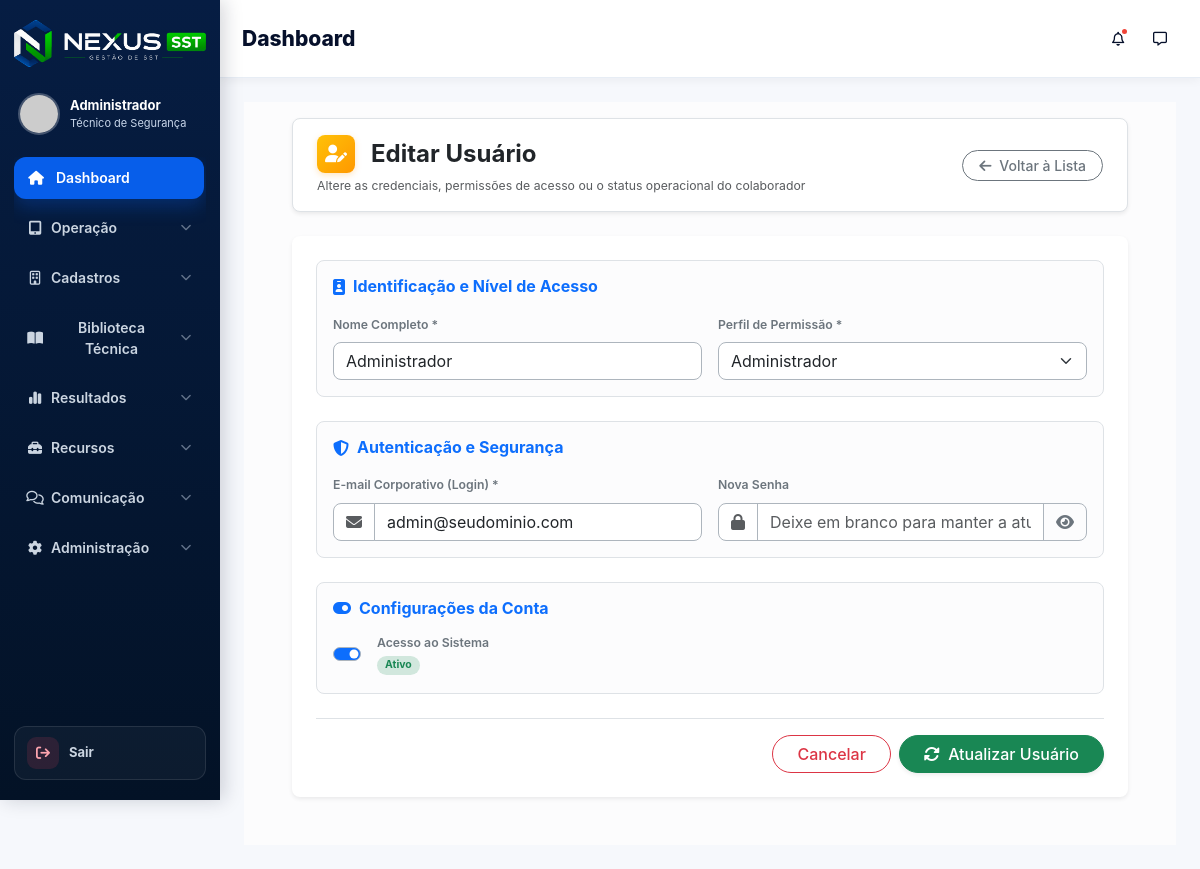
The page /nexus_sst/public/usuarios/editar/13 (signed in) on the database its author committed.
### tables this page shows
CREATE TABLE `usuarios` (
  `id` int NOT NULL AUTO_INCREMENT,
  `nome` varchar(150) NOT NULL,
  `email` varchar(150) NOT NULL,
  `senha` varchar(255) NOT NULL,
  `telefone` varchar(30) DEFAULT NULL,
  `tipo` enum('ADMIN','TECNICO','CLIENTE','VISUALIZADOR') DEFAULT 'TECNICO',
  `registro_profissional` varchar(100) DEFAULT NULL,
  `conselho` varchar(50) DEFAULT NULL,
  `uf` char(2) DEFAULT NULL,
  `assinatura` text,
  `ativo` tinyint(1) DEFAULT '1',
  `ultimo_login` datetime DEFAULT NULL,
  `criado_em` timestamp NULL DEFAULT CURRENT_TIMESTAMP,
  `ultimo_acesso` datetime DEFAULT NULL,
  PRIMARY KEY (`id`),
  UNIQUE KEY `email` (`email`)
);

### core/Controller.php (called while the page is built, shortened)
<?php
class Controller
{
    public function model($model)
    {
        $modelFile = dirname(__DIR__) . "/app/models/{$model}.php";
        return new $model();
    }
    public function view($view, $data = [])
    {
        extract($data);
        $viewPath = dirname(__DIR__) . "/app/views/{$view}.php";
        require_once $viewPath;
    }
}

### app/controllers/UsuariosController.php (called while the page is built, shortened)
<?php
class UsuariosController extends Controller
{
    private $usuarioModel;
    public function __construct()
    {
        $this->usuarioModel = $this->model('Usuario');
    }
    public function editar($id)
    {
        $usuario = $this->usuarioModel->buscarPorId((int)$id);
        $dados = [
            'titulo' => 'Editar Usuário',
            'usuario' => $usuario,
            'css' => 'usuarios.css'
        ];
        $this->view('usuarios/editar', $dados);
    }
}

### core/Router.php (called while the page is built, shortened)
<?php
class Router
{
    private array $routes = [];
    private function add(string $httpMethod, string $uri, string $controller, string $method): void
    {
        $uri = '/' . trim($uri, '/');
        $this->routes[$httpMethod][$uri] = [
            'controller' => $controller,
            'method' => $method
        ];
    }
    public function dispatch(): void
    {
        $httpMethod = strtoupper($_SERVER['REQUEST_METHOD'] ?? 'GET');
        $requestUri = $_SERVER['REQUEST_URI'] ?? '/';
        $requestPath = parse_url($requestUri, PHP_URL_PATH) ?: '/';
        $route = $this->normalizeRequestPath($requestPath);
        $routes = $this->routes[$httpMethod] ?? [];
        $match = $this->matchRoute($routes, $route);
        $methodName = $match['method'];
        $params = $match['params'];
        $controller = new $controllerName();
        $controller->$methodName(...$params);
    }
    private function normalizeRequestPath(string $requestPath): string
    {
        $route = '/' . ltrim($requestPath, '/');
        $basePaths = [];
        if (defined('BASE_URL')) {
            $configuredBasePath = parse_url((string) BASE_URL, PHP_URL_PATH);
            if (is_string($configuredBasePath) && $configuredBasePath !== '') {
                $basePaths[] = '/' . trim($configuredBasePath, '/');
            }
        }
        $basePaths = array_values(array_unique(array_filter($basePaths)));
        usort($basePaths, static fn(string $a, string $b): int => strlen($b) <=> strlen($a));
        foreach ($basePaths as $basePath) {
            if (str_starts_with($route, $basePath . '/')) {
                $route = substr($route, strlen($basePath));
                break;
            }
        }
        $route = '/' . trim($route, '/');
        return $route === '//' ? '/' : $route;
    }
    private function matchRoute(array $routes, string $route): ?array
    {
        foreach ($routes as $pattern => $action) {
            $regex = preg_replace('#\{[a-zA-Z0-9_]+\}#', '([a-zA-Z0-9_-]+)', $pattern);
            $regex = '#^' . $regex . '$#';
            if (preg_match($regex, $route, $matches)) {
                return [
                    'controller' => $action['controller'],
                    'method' => $action['method'],
                    'params' => array_slice($matches, 1)
                ];
            }
        }
        return null;
    }
}

### public/index.php (called while the page is built, shortened)
<?php
spl_autoload_register(function ($class) {
    $paths = [
        dirname(__DIR__) . '/core/',
        dirname(__DIR__) . '/app/controllers/',
        dirname(__DIR__) . '/app/models/',
        dirname(__DIR__) . '/app/services/',
        dirname(__DIR__) . '/app/helpers/',
        dirname(__DIR__) . '/app/traits/',
    ];
    foreach ($paths as $path) {
        $file = $path . $class . '.php';
        if (file_exists($file)) {
            return;
        }
    }
});
$router = new Router();
$router->dispatch();

### app/models/Usuario.php (called while the page is built, shortened)
<?php
class Usuario extends Database
{
    private PDO $db;
    public function __construct()
    {
        $this->db = $this->getConnection();
    }
    public function buscarPorId(int $id)
    {
        $sql = "SELECT *
                FROM usuarios
                WHERE id = :id
                LIMIT 1";
        $stmt = $this->db->prepare($sql);
        $stmt->bindValue(':id', $id, PDO::PARAM_INT);
        $stmt->execute();
        return $stmt->fetch(PDO::FETCH_ASSOC);
    }
}

### core/Database.php (called while the page is built)
<?php
class Database {
    protected $pdo;
    public function __construct() {
        $config = require __DIR__ . '/../config/database.php';
        $host     = $config['host'];
        $dbname   = $config['dbname'];
        $usuario  = $config['usuario'];
        $senha    = $config['senha'];
        $charset  = $config['charset'];
        $dsn = "mysql:host=$host;dbname=$dbname;charset=$charset";
        $opcoes = [
            PDO::ATTR_ERRMODE            => PDO::ERRMODE_EXCEPTION,
            PDO::ATTR_DEFAULT_FETCH_MODE => PDO::FETCH_ASSOC,
            PDO::ATTR_PERSISTENT         => true,
            PDO::ATTR_EMULATE_PREPARES   => false,
        ];
        try {
            $this->pdo = new PDO($dsn, $usuario, $senha, $opcoes);
        } catch (PDOException $e) {
            $this->erro = $e->getMessage();
            die("Erro de conexão com o banco de dados: " . $this->erro);
        }
    }
    public function getConnection() {
        return $this->pdo;
    }
}

### config/database.php (called while the page is built)
<?php
return [
    'host'     => 'localhost',
    'dbname'   => 'nexus',
    'usuario'  => 'root',
    'senha'    => 'samuel06',
    'charset'  => 'utf8'
];

### app/views/usuarios/editar.php (the view, shortened to what this page needs)
<?php
require_once dirname(__DIR__) . '/templates/header.php';
$user = $data['usuario'] ?? null;
?>
<main class="content flex-grow-1 pt-3 px-4 pb-4 bg-light-subtle">
    <div class="container-fluid px-2 px-lg-4 mb-4">
        <header class="mb-4 px-4 py-3 bg-white border rounded-3 shadow-sm d-flex align-items-center justify-content-between flex-wrap gap-3">
            <div>
                <h3 class="m-0 fw-bold text-dark d-flex align-items-center gap-3" style="font-size: 1.5rem;">
                    <span class="icon-container d-flex align-items-center justify-content-center"
                        style="width: 38px; height: 38px; background: linear-gradient(135deg, #ffc107, #ff9800); border-radius: 8px; box-shadow: 0 2px 6px rgba(255, 152, 0, 0.25);">
                        <i class="fas fa-user-edit text-white" style="font-size: 1.10rem;"></i>
                    </span>
                    Editar Usuário
                </h3>
                <small class="text-muted d-block mt-1">Altere as credenciais, permissões de acesso ou o status operacional do colaborador</small>
            </div>
            <a href="<?= BASE_URL ?>/usuarios" class="btn btn-outline-secondary btn-sm rounded-pill px-3 fw-medium">
                <i class="fas fa-arrow-left me-1"></i> Voltar à Lista
            </a>
        </header>
        <div class="card border-0 shadow-sm rounded-3">
            <div class="card-body p-4">
                <?php if (!$user): ?>
                    <div class="alert alert-danger">Erro: Dados do usuário não foram carregados corretamente.</div>
                <?php else: ?>
                    <form action="<?= BASE_URL ?>/usuarios/atualizar/<?= $user['id'] ?>" method="POST" class="needs-validation" novalidate>
                        <div class="border rounded-3 p-3 mb-4 bg-light-subtle">
                            <h6 class="text-primary fw-bold mb-3 d-flex align-items-center gap-2">
                                <i class="fas fa-id-badge"></i> Identificação e Nível de Acesso
                            </h6>
                            <div class="row g-3">
                                <div class="col-12 col-md-6">
                                    <label for="nome" class="form-label fw-semibold text-secondary small">Nome Completo *</label>
                                    <input type="text" class="form-control rounded-3 border-dark-subtle" name="nome" id="nome"
                                           value="<?= htmlspecialchars($user['nome']) ?>" maxlength="100" required>
                                </div>
                                <div class="col-12 col-md-6">
                                    <label for="tipo" class="form-label fw-semibold text-secondary small">Perfil de Permissão *</label>
                                    <select class="form-select rounded-3 border-dark-subtle" name="tipo" id="tipo" required>
                                        <?php $userTipo = strtoupper($user['tipo'] ?? ''); ?>
                                        <option value="ADMINISTRADOR" <?= ($userTipo === 'ADMIN' || $userTipo === 'ADMINISTRADOR') ? 'selected' : '' ?>>Administrador</option>
                                    </select>
                                </div>
                            </div>
                        </div>
                        <div class="border rounded-3 p-3 mb-4 bg-light-subtle">
                            <h6 class="text-primary fw-bold mb-3 d-flex align-items-center gap-2">
                                <i class="fas fa-shield-alt"></i> Autenticação e Segurança
                            </h6>
                            <div class="row g-3">
                                <div class="col-12 col-md-6">
                                    <label for="email" class="form-label fw-semibold text-secondary small">E-mail Corporativo (Login) *</label>
                                    <div class="input-group">
                                        <span class="input-group-text bg-white border-dark-subtle rounded-start-3 text-muted"><i class="fas fa-envelope"></i></span>
                                        <input type="email" class="form-control rounded-end-3 border-dark-subtle" name="email" id="email"
                                               value="<?= htmlspecialchars($user['email']) ?>" maxlength="150" required>
                                    </div>
                                </div>
                                <div class="col-12 col-md-6">
                                    <label for="senha" class="form-label fw-semibold text-secondary small">Nova Senha</label>
                                    <div class="input-group">
                                        <span class="input-group-text bg-white border-dark-subtle rounded-start-3 text-muted"><i class="fas fa-lock"></i></span>
                                        <input type="password" class="form-control border-dark-subtle" name="senha" id="senha"
                                               placeholder="Deixe em branco para manter a atual" minlength="6">
                                        <button class="btn btn-outline-secondary rounded-end-3 border-dark-subtle" type="button" id="btn-toggle-senha">
                                            <i class="fas fa-eye" id="icon-senha"></i>
                                        </button>
                                    </div>
                                </div>
                            </div>
                        </div>
                        <div class="border rounded-3 p-3 mb-4 bg-light-subtle">
                            <h6 class="text-primary fw-bold mb-3 d-flex align-items-center gap-2">
                                <i class="fas fa-toggle-on"></i> Configurações da Conta
                            </h6>
                            <div class="row g-3 align-items-center">
                                <div class="col-12 col-md-6">
                                    <div class="form-check form-switch d-flex align-items-center gap-3 ps-0">
                                        <input class="form-check-input switch-lg m-0 border-dark-subtle" type="checkbox" id="ativo" name="ativo" value="1" <?= ($user['ativo'] == 1) ? 'checked' : '' ?> style="cursor: pointer;">
                                        <div>
                                            <label class="form-check-label fw-semibold text-secondary small d-block" for="ativo">Acesso ao Sistema</label>
                                            <div class="status-text mt-0.5"></div>
                                        </div>
                                    </div>
                                </div>
                            </div>
                        </div>
                        <div class="d-flex justify-content-end gap-2 border-top pt-3">
                            <a href="<?= BASE_URL ?>/usuarios" class="btn btn-outline-danger rounded-pill px-4 fw-medium">
                                Cancelar
                            </a>
                            <button type="submit" class="btn btn-success rounded-pill px-4 fw-medium shadow-sm">
                                <i class="fas fa-sync-alt me-1"></i> Atualizar Usuário
                            </button>
                        </div>
                    </form>
                <?php endif; ?>
            </div>
        </div>
    </div>
</main>
<?php require_once dirname(__DIR__) . '/templates/footer.php'; ?>

### public/css/pages/usuarios.css (style rules this page uses)
main.content { background: #f8fafc; }

### public/css/base/variables.css (style rules this page uses)
:root { --navy: #061b3a; --navy-2: #03162f; --blue: #075eea; --blue-dark: #064ec2; --green: #12b76a; --orange: #f79009; --red: #f04438; --purple: #7a35d8; --text: #06102b; --muted: #667085; --line: #e7edf5; --bg: #f6f8fc; --card: #ffffff; --shadow-sm: 0 2px 10px rgba(16, 24, 40, .05); --shadow: 0 8px 22px rgba(16, 24, 40, .07); --shadow-lg: 0 18px 50px rgba(15, 23, 42, .12); --radius-sm: 8px; --radius: 14px; --radius-lg: 18px; --sidebar-width: 220px; --topbar-min-height: 78px; --nexus-primary: var(--blue); --nexus-primary-dark: #1e3a8a; --nexus-sidebar: var(--navy-2); --nexus-bg: var(--bg); --nexus-card: var(--card); --nexus-border: var(--line); --nexus-text: var(--text); --nexus-muted: var(--muted); --nexus-success: var(--green); --nexus-danger: var(--red); --nexus-warning: var(--orange); --nexus-info: #0ea5e9; }

### public/css/app/theme.css (style rules this page uses)
body { background: var(--bg); color: var(--text); }

### public/css/components/buttons.css (style rules this page uses)
.btn { border-radius: 9px; font-weight: 700; }

### public/css/components/cards.css (style rules this page uses)
.card, .kpi-card, .visit-card, .ghe-card { border: 1px solid var(--line); border-radius: var(--radius); background: var(--card); box-shadow: var(--shadow); }

### public/css/components/forms.css (style rules this page uses)
.form-control, .form-select { border-color: var(--line); border-radius: 9px; }

### rows shown on the page
usuarios: nome "Administrador", tipo "Administrador", email "admin@seudominio.com", ativo "☑"

### other values the page prints
$usuario "Administrador"
$pageTitle "Dashboard"
